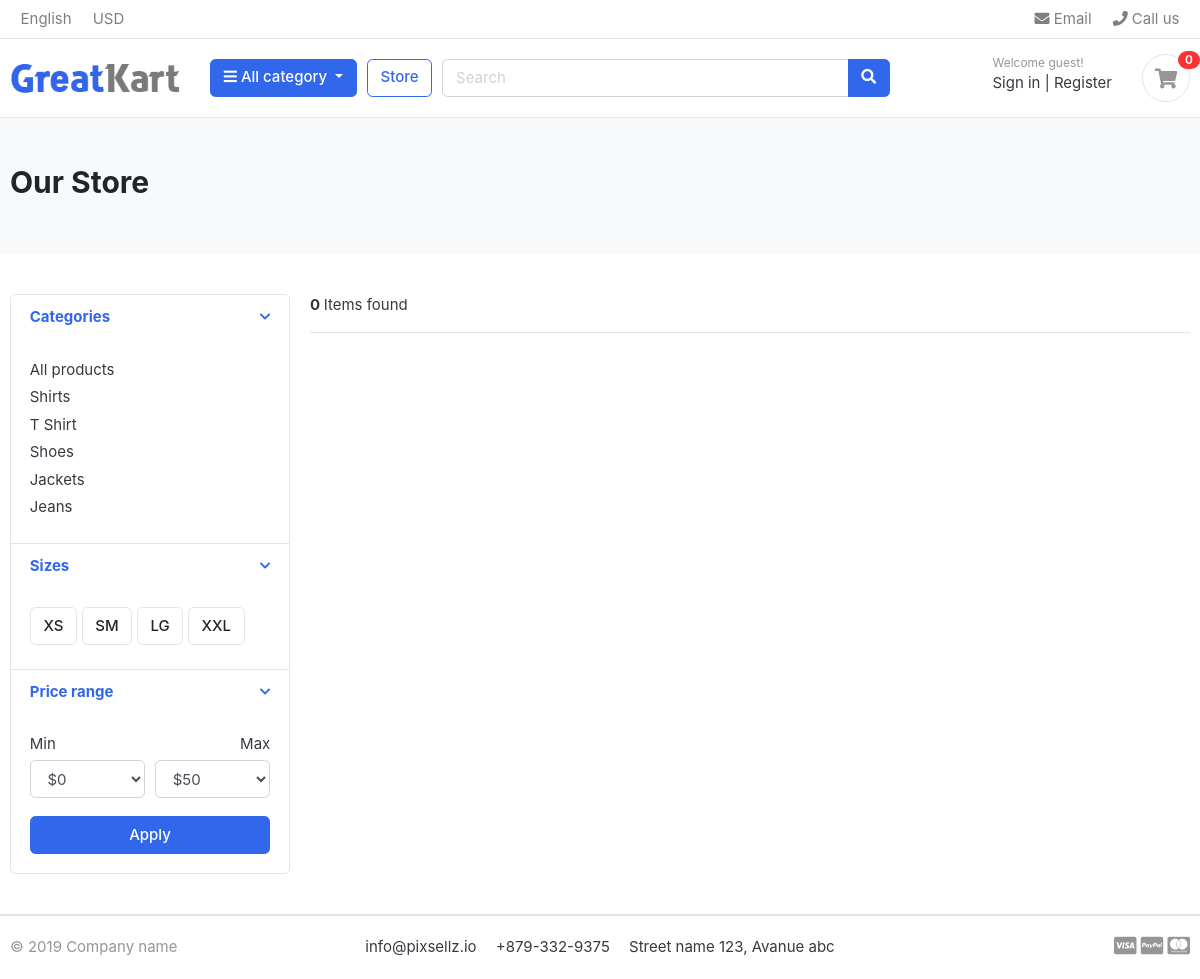
Page /store/ on the earlier database version.
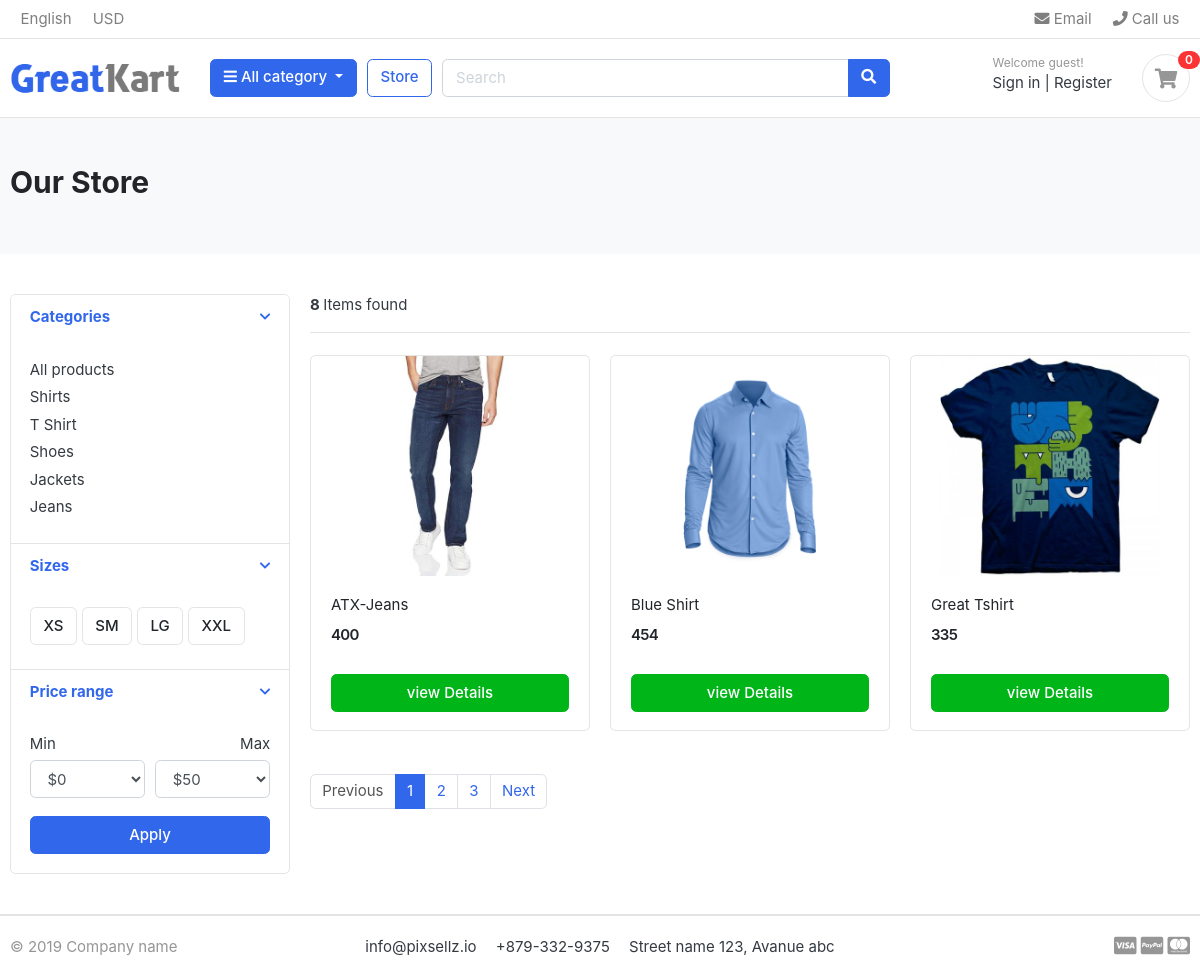
Same page on the later database version.
### category/models.py (models this page shows, shortened)
class Category(models.Model):
    category_name = models.CharField(max_length=50, unique=True)
    slug = models.SlugField(max_length=100, unique=True) #Categoty URL
    description = models.TextField(max_length=255, blank=True)
    cat_image = models.ImageField(upload_to='photos/categories', blank=True) # blank = True is optional
    class Meta:
        verbose_name = 'Category'
        verbose_name_plural = 'Categories'
    def get_slug_url(self):
        return reverse('products_by_category', args=[self.slug])

### store/models.py (models this page shows, shortened)
class Product(models.Model):
    product_name = models.CharField(max_length=50, unique=True)
    slug = models.SlugField(max_length=50, unique=True)
    description = models.TextField(max_length=100, blank=True)
    price = models.IntegerField()
    Image = models.ImageField(upload_to='photos/products')
    stock = models.IntegerField()
    is_available = models.BooleanField()
    category = models.ForeignKey(Category, on_delete=models.CASCADE)
    created_date = models.DateTimeField(auto_now_add=True)
    modified_date = models.DateTimeField(auto_now=True)
    def get_slug_url(self):
        return reverse('product_detail', args=[self.category.slug, self.slug])

### store/views.py (the view)
# urls.py: path('store/', include('store.urls')),
def store(request, category_slug=None):
    if category_slug != None:
        categories = get_object_or_404(Category, slug=category_slug)
        products = Product.objects.filter(category=categories, is_available=True)
        paginator = Paginator(products, 1)
        page = request.GET.get('page')
        paged_products = paginator.get_page(page)
    else:
        products = Product.objects.all().filter(is_available=True).order_by('id')
        paginator = Paginator(products, 3)
        page = request.GET.get('page')
        paged_products = paginator.get_page(page)
    context = {
        'products': paged_products,
        'product_count': products.count()
    }
    return render(request, 'store/store.html', context=context)

### cart/context_processors.py (called while the page is built)
def counter(request):
    cart_count = 0
    if 'admin' in request.path:
        return {}
    else:
        try:
            cart = Cart.objects.filter(cart_id=_cart_id(request))
            cart_items = CartItem.objects.all().filter(cart=cart[:1])
            for cart_item in cart_items:
                cart_count += cart_item.quantity
        except Cart.DoesNotExist:
            cart_count = 0
    return dict(cart_count=cart_count)

### cart/views.py (called while the page is built)
def _cart_id(request):
    cart = request.session.session_key
    if not cart:
        cart = request.session.create()
    return cart

### category/context_processers.py (called while the page is built)
def menu_links(request):
    links = Category.objects.all()
    return dict(links=links)

### templates/store/store.html (shortened to what the changed rows need)
{% extends 'base.html' %}
{% load static %}
{% block content %}
<section class="section-pagetop bg">
<div class="container">
	{% if 'search' in request.path %}
		<h2 class="title-page">Search Result</h2>
	{% else %}
		<h2 class="title-page">Our Store</h2>
	{% endif %}
</div>
</section>
<section class="section-content padding-y">
<div class="container">
<div class="row">
	<aside class="col-md-3">
<div class="card">
	<article class="filter-group">
		<div class="filter-content collapse show" id="collapse_1" style="">
			<div class="card-body">
				<ul class="list-menu">
					{% for category in links%}
				<li><a href="{{category.get_slug_url}}">{{ category.category_name}}</a></li>
					{% endfor %}
				</ul>
			</div>
		</div>
	</article>
</div>
	</aside>
	<main class="col-md-9">
<header class="border-bottom mb-4 pb-3">
		<div class="form-inline">
			<span class="mr-md-auto"> <b> {{product_count}} </b> Items found </span>
		</div>
</header>
<div class="row">
    {% for product in products %}
	<div class="col-md-4">
		<figure class="card card-product-grid">
			<div class="img-wrap">
				<a href="{{ product.get_slug_url }}"><img src="{{ product.Image.url }}"></a>
			</div>
			<figcaption class="info-wrap">
				<div class="fix-height">
					<a href="{{ product.get_slug_url }}" class="title">{{ product.product_name }}</a>
					<div class="price-wrap mt-2">
						<span class="price">{{ product.price }}</span>
					</div>
				</div>
				<a href="{{ product.get_slug_url }}" class="btn btn-block btn-success">view Details</a>
			</figcaption>
		</figure>
	</div>
    {% endfor %}
</div>
<nav class="mt-4" aria-label="Page navigation sample">
	{% if products.has_other_pages %}
  <ul class="pagination">
	  {% if products.has_previous %}
    <li class="page-item"><a class="page-link" href="?page={{products.previous_page_number}}">Previous</a></li>
	  {% else %}
	  <li class="page-item disabled"><a class="page-link" href="#">Previous</a></li>
	  {% endif %}
	  {% for i in products.paginator.page_range %}
	  	{% if products.number == i %}
    		<li class="page-item active"><a class="page-link" href="#">{{i}}</a></li>
	  	{% else %}
	  		<li class="page-item"><a class="page-link" href="?page={{i}}">{{i}}</a></li>
	  	{% endif %}
	  {% endfor %}
	  {% if products.has_next %}
	  	<li class="page-item"><a class="page-link" href="?page={{products.next_page_number}}">Next</a></li>
	  {% else %}
	  	<li class="page-item disabled"><a class="page-link" href="#">Next</a></li>
	  {% endif %}
  </ul>
	{% endif %}
</nav>
	</main>
</div>
</div>
</section>
{% endblock %}

Differences in the rows shown:
added Product: Image (picture), product_name "ATX-Jeans", price "400"
added Product: Image (picture), product_name "Blue Shirt", price "454"
added Product: Image (picture), product_name "Great Tshirt", price "335"
Other differences:
{{ product_count }}: "0" → "8"
text now shown: "Previous Next"
new list line: "1"
new list line: "2"
new list line: "3"
